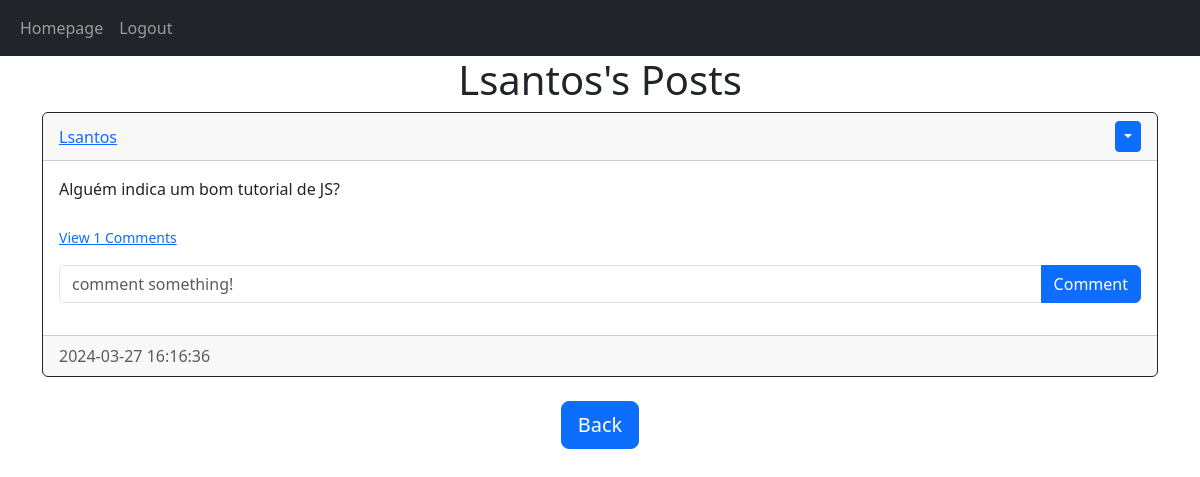
The page /posts/Lsantos (signed in) on the database its author committed.
### website/models.py (models this page shows)
class User(db.Model, UserMixin):
    id= db.Column(db.Integer, primary_key=True)
    email= db.Column(db.String(150), unique=True)
    username= db.Column(db.String(150), unique=True)
    password= db.Column(db.String(255))
    date_created=db.Column(db.DateTime(timezone=True), default=func.now())
    posts=db.relationship('Post', backref='user', passive_deletes=True)
    comments=db.relationship('Comment', backref='user', passive_deletes=True)
    likes=db.relationship('Like', backref='user', passive_deletes=True)

class Post(db.Model):
    id= db.Column(db.Integer, primary_key=True)
    text= db.Column(db.Text, nullable=False)
    date_created=db.Column(db.DateTime(timezone=True), default=func.now())
    author= db.Column(db.Integer, db.ForeignKey('user.id', ondelete='cascade'), nullable=False)
    comments=db.relationship('Comment', backref='post', passive_deletes=True)
    likes=db.relationship('Like', backref='post', passive_deletes=True)

### website/views.py (the view)
@views.route('/posts/<username>')
@login_required
def posts(username):
    user = User.query.filter_by(username=username).first()
    if not user:
        flash('No user with that username exists.', category= 'error')
        return redirect(url_for('views.homepage'))
    posts = user.posts
    return render_template("posts.html", user=current_user, posts=posts, username=username)

### website/__init__.py (called while the page is built)
def create_app():
    app=Flask(__name__)
    app.config['SECRET_KEY']= "carol"
    app.config['SQLALCHEMY_DATABASE_URI']= f'sqlite:///database.db'
    db.init_app(app)
    from .views import views
    from .auth import auth
    app.register_blueprint(views, url_prefix="/")
    app.register_blueprint(auth, url_prefix="/")
    from .models import User, Post, Comment
    create_database(app)
    login_manager = LoginManager()
    login_manager.login_view = 'auth.login'
    login_manager.init_app(app)
    @login_manager.user_loader
    def load_user(id):
        return User.query.get(int(id))
    return app

### website/templates/posts.html (shortened to what this page needs)
{% extends "posts_div.html" %}
{% block header %}{{username}}'s Posts {% endblock %}
{% block footer %}
<div style="text-align: center;">
    <a href="/homepage"><button type="button" class="btn btn-primary btn-lg">Back</button></a>
</div>
{% endblock %}

### website/templates/posts_div.html (shortened to what this page needs)
{% extends "base.html" %}
{% block content%}
<h1 style="text-align: center;">
    {% block header%}Posts{% endblock %}</h1>
<div id="posts">
    {% for post in posts %}
    <div class="card border-dark">
        <div class="card-header d-flex justify-content-between align-items-center">
            <a href="/posts/{{post.user.username}}">{{post.user.username}}</a>
            {% if user.id == post.author %}
                <div class="btn-group">
                    <button type="button" class="btn btn-sm btn-primary dropdown-toggle" data-bs-toggle="dropdown"></button>
                </div>
            {% endif %}
        </div>
        <div class="card-body">
            <div class="card-text">{{post.text}}</div>
            <br>
            <p class="card-text">
                {% if post.comments|length > 0 %}
                <a data-bs-toggle="collapse" href="#comments-{{post.id}}" role="button">
                <small>View {{post.comments|length}} Comments</small></a>
                {% else %}
                <small class="text-muted">No Comments</small>
                {% endif %}
            </p>
            <form action="/create_comment/{{post.id}}" class="input-group mb-3" method="POST">
                <input type="text" id="text" name="text" class="form-control" placeholder="comment something!">
                <button type="submit" class="btn btn-primary">Comment</button>
            </form>
        </div>
        <div class="card-footer text-muted">{{post.date_created}}</div>
    </div>
    <br>{% endfor %}
</div>
{% block footer %}{% endblock %}
{% endblock %}

### rows shown on the page
User: username "Lsantos"
Post: user.username "Lsantos", text "Alguém indica um bom tutorial de JS?", comments|length "1", date_created "2024-03-27 16:16:36"
